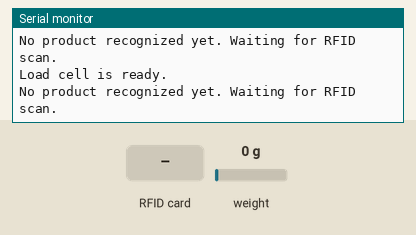
Bench run of a sketch on a simulated ESP32. On the bench: the last lines printed to the serial monitor. The inputs (shaded band) are chosen by the test bench; at power-on: weight on the scale 0 g. WiFi joins after 1.5 s; servers stay silent unless stated; uploads are accepted with an empty reply.

Above: at 4.2 s.
4.3 s: RFID card 12 34 56 78 held to the reader
At 4.79 s:
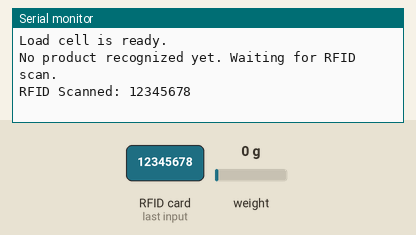
6.3 s: RFID card 5E 7A 19 C4 held to the reader
At 6.55 s:
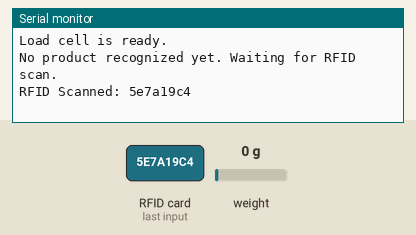

Measured:
- after the input at 4.3 s, the serial monitor: prints a new line after 0.33 s (image 1)
- after the input at 6.3 s, the serial monitor: prints a new line after 0.09 s (image 2)

The sketch:

sketch_jan2a.ino
```cpp
#include <WiFi.h>
#include <MFRC522.h>
#include <HTTPClient.h>
#include "HX711.h"

// Wi-Fi credentials
const char* ssid = "Ae Vedya";
const char* password = "12345678";

// RFID Pin Configuration
#define RST_PIN 22
#define SS_PIN 5
MFRC522 rfid(SS_PIN, RST_PIN);

// Load cell setup
#define DOUT 14
#define SCK 27
HX711 scale;

const char* productServer = "http://192.168.236.163/done/product.php";
const char* cartServer = "http://192.168.236.163/done/backend.php";

String productName = "";
float lastWeight = 0;  // Stores the last measured weight
bool isProcessing = false; // Prevents multiple triggers for the same event
float weightThreshold = 5.0; // Threshold for significant weight change

void setup() {
  Serial.begin(115200);
  WiFi.begin(ssid, password);
  Serial.println("Connecting to WiFi...");
  while (WiFi.status() != WL_CONNECTED) {
    delay(1000);
    Serial.println("Connecting to WiFi...");
  }
  Serial.println("Connected to WiFi");

  SPI.begin(18, 19, 23);
  rfid.PCD_Init();
  Serial.println("RFID initialized.");

  scale.begin(DOUT, SCK);
  scale.set_scale(2280.f); // Adjust to your load cell calibration
  scale.tare();
  Serial.println("Load cell initialized and tared.");
}

void loop() {
  // Scan for RFID
  if (rfid.PICC_IsNewCardPresent() && rfid.PICC_ReadCardSerial()) {
    String uid = "";
    for (byte i = 0; i < rfid.uid.size; i++) {
      uid += String(rfid.uid.uidByte[i], HEX);
    }
    Serial.println("RFID Scanned: " + uid);
    recognizeProduct(uid);
    rfid.PICC_HaltA();
  }

  // Check if load cell is ready and product is recognized
  if (scale.is_ready()) {
    Serial.println("Load cell is ready.");
    if (!productName.isEmpty()) {
      float currentWeight = scale.get_units(10);
      Serial.println("Current weight detected: " + String(currentWeight) + " grams");

      float weightChange = currentWeight - lastWeight;

      // Ensure significant weight change and process accordingly
      if (abs(weightChange) > weightThreshold) {
        if (!isProcessing) {
          isProcessing = true;
          if (weightChange > 0) {
            Serial.println("Item dropped.");
            sendToCart(productName, "drop");
          } else {
            Serial.println("Item picked up.");
            sendToCart(productName, "pickup");
          }
          delay(1000); // Delay to stabilize readings
        }
      } else {
        isProcessing = false; // Reset for next significant change
        Serial.println("Weight change is negligible, no action taken.");
      }
      lastWeight = currentWeight; // Update the last weight
    } else {
      Serial.println("No product recognized yet. Waiting for RFID scan.");
    }
  }

  delay(500); // General loop delay to stabilize readings
}

void recognizeProduct(String uid) {
  HTTPClient http;
  http.begin(productServer);
  http.addHeader("Content-Type", "application/x-www-form-urlencoded");
  String postData = "uid=" + uid;
  int httpResponseCode = http.POST(postData);

  if (httpResponseCode > 0) {
    String response = http.getString();
    Serial.println("Server Response: " + response);

    // Parse JSON response
    int productIndex = response.indexOf("\"product\":\"");
    if (productIndex != -1) {
      productIndex += 11; // Move past the key to value
      int productEnd = response.indexOf("\"", productIndex);
      if (productEnd != -1) {
        productName = response.substring(productIndex, productEnd);
        Serial.println("Product recognized: " + productName);
      }
    }
  } else {
    Serial.println("Failed to communicate with server for product recognition. HTTP Response Code: " + String(httpResponseCode));
  }
  http.end();
}

void sendToCart(String productName, String action) {
  HTTPClient http;
  http.begin(cartServer);
  http.addHeader("Content-Type", "application/x-www-form-urlencoded");
  String postData = "product_name=" + productName + "&action=" + action;
  int httpResponseCode = http.POST(postData);

  if (httpResponseCode > 0) {
    String response = http.getString();
    Serial.println("Cart Server Response: " + response);
  } else {
    Serial.println("Failed to communicate with server for cart update. HTTP Response Code: " + String(httpResponseCode));
  }
  http.end();
}
```
